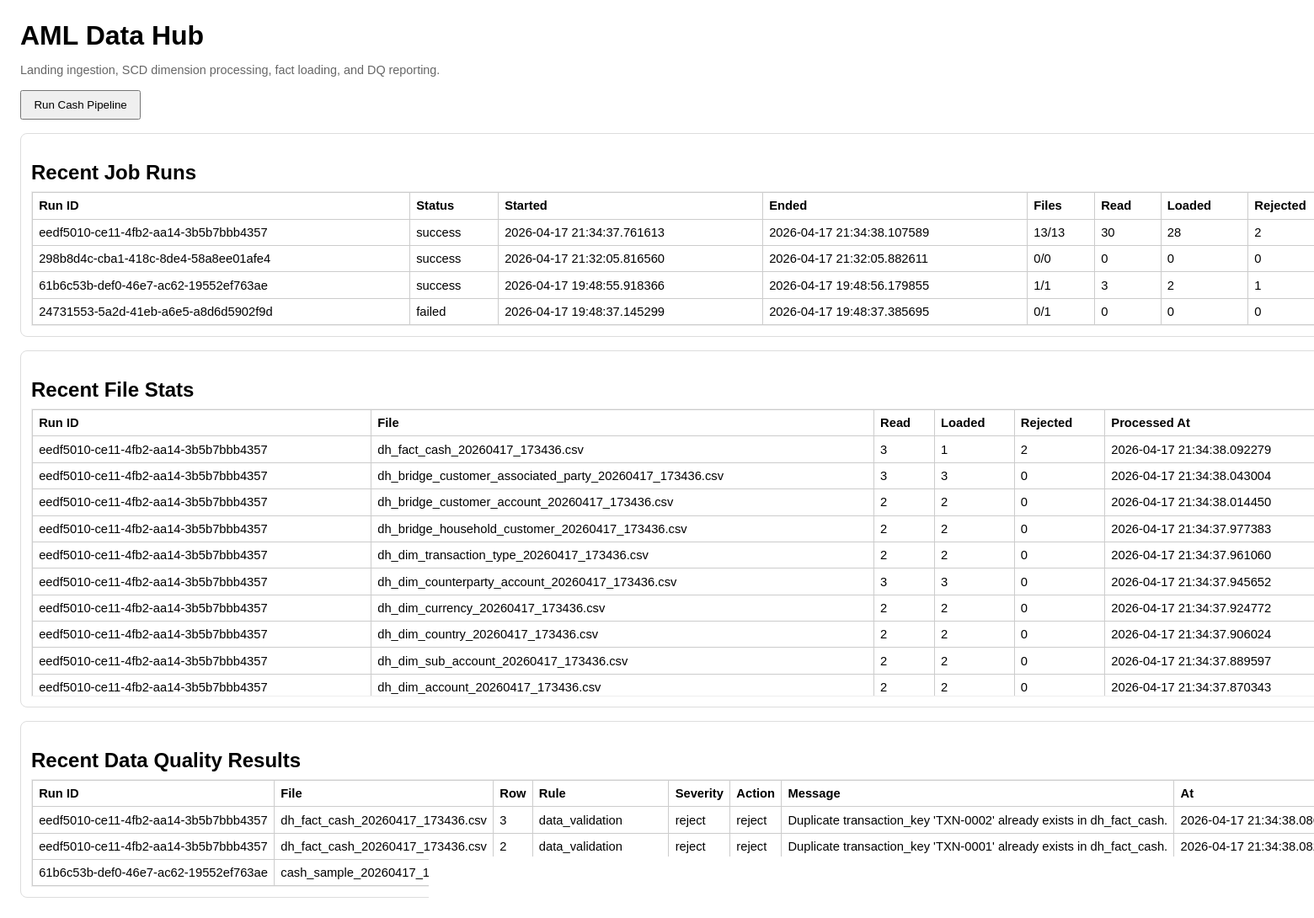
The page / on the database its author committed.
### app/models.py (models this page shows)
class DHJobRun(Base):
    __tablename__ = "dh_job_runs"
    job_run_id: Mapped[str] = mapped_column(String(36), primary_key=True)
    job_name: Mapped[str] = mapped_column(String(80), nullable=False)
    started_at: Mapped[datetime] = mapped_column(DateTime, nullable=False)
    ended_at: Mapped[datetime | None] = mapped_column(DateTime)
    status: Mapped[str] = mapped_column(String(20), nullable=False)
    files_seen: Mapped[int] = mapped_column(Integer, default=0, nullable=False)
    files_processed: Mapped[int] = mapped_column(Integer, default=0, nullable=False)
    records_read: Mapped[int] = mapped_column(Integer, default=0, nullable=False)
    records_loaded: Mapped[int] = mapped_column(Integer, default=0, nullable=False)
    records_rejected: Mapped[int] = mapped_column(Integer, default=0, nullable=False)
    notes: Mapped[str | None] = mapped_column(Text)

class DHJobFileStat(Base):
    __tablename__ = "dh_job_file_stats"
    run_file_key: Mapped[str] = mapped_column(String(128), primary_key=True)
    job_run_id: Mapped[str] = mapped_column(String(36), nullable=False, index=True)
    input_file_name: Mapped[str] = mapped_column(String(255), nullable=False)
    records_read: Mapped[int] = mapped_column(Integer, default=0, nullable=False)
    records_loaded: Mapped[int] = mapped_column(Integer, default=0, nullable=False)
    records_rejected: Mapped[int] = mapped_column(Integer, default=0, nullable=False)
    processed_at: Mapped[datetime] = mapped_column(DateTime, nullable=False)

class DHDQResult(Base):
    __tablename__ = "dh_dq_results"
    dq_result_id: Mapped[str] = mapped_column(String(64), primary_key=True)
    job_run_id: Mapped[str] = mapped_column(String(36), nullable=False, index=True)
    input_file_name: Mapped[str] = mapped_column(String(255), nullable=False)
    row_number: Mapped[int] = mapped_column(Integer, nullable=False)
    entity_name: Mapped[str] = mapped_column(String(80), nullable=False)
    rule_name: Mapped[str] = mapped_column(String(120), nullable=False)
    severity: Mapped[str] = mapped_column(String(20), nullable=False)
    action_taken: Mapped[str] = mapped_column(String(20), nullable=False)  # pass|reject
    message: Mapped[str] = mapped_column(Text, nullable=False)
    created_at: Mapped[datetime] = mapped_column(DateTime, nullable=False)

### app/main.py (the view)
@app.get("/", response_class=HTMLResponse)
def home(request: Request, db: Session = Depends(get_db)):
    latest_runs = db.execute(select(DHJobRun).order_by(desc(DHJobRun.started_at)).limit(10)).scalars().all()
    latest_dq = db.execute(select(DHDQResult).order_by(desc(DHDQResult.created_at)).limit(25)).scalars().all()
    latest_files = db.execute(select(DHJobFileStat).order_by(desc(DHJobFileStat.processed_at)).limit(20)).scalars().all()
    return templates.TemplateResponse(
        "index.html",
        {
            "request": request,
            "latest_runs": latest_runs,
            "latest_dq": latest_dq,
            "latest_files": latest_files,
        },
    )

### templates/index.html (shortened to what this page needs)
<!doctype html>
<html lang="en">
<head>
</head>
<body>
  <h1>AML Data Hub</h1>
  <p class="muted">Landing ingestion, SCD dimension processing, fact loading, and DQ reporting.</p>
  <div class="controls">
    <button onclick="runJob()">Run Cash Pipeline</button>
  </div>
  <div class="grid">
    <div class="card">
      <h2>Recent Job Runs</h2>
      <div class="table-wrap">
        <table>
          <thead>
            <tr>
              <th>Run ID</th><th>Status</th><th>Started</th><th>Ended</th><th>Files</th><th>Read</th><th>Loaded</th><th>Rejected</th>
            </tr>
          </thead>
          <tbody>
            {% for r in latest_runs %}
            <tr>
              <td>{{ r.job_run_id }}</td>
              <td>{{ r.status }}</td>
              <td>{{ r.started_at }}</td>
              <td>{{ r.ended_at or '' }}</td>
              <td>{{ r.files_processed }}/{{ r.files_seen }}</td>
              <td>{{ r.records_read }}</td>
              <td>{{ r.records_loaded }}</td>
              <td>{{ r.records_rejected }}</td>
            </tr>
            {% endfor %}
          </tbody>
        </table>
      </div>
    </div>
    <div class="card">
      <h2>Recent File Stats</h2>
      <div class="table-wrap">
        <table>
          <thead><tr><th>Run ID</th><th>File</th><th>Read</th><th>Loaded</th><th>Rejected</th><th>Processed At</th></tr></thead>
          <tbody>
            {% for f in latest_files %}
            <tr>
              <td>{{ f.job_run_id }}</td>
              <td>{{ f.input_file_name }}</td>
              <td>{{ f.records_read }}</td>
              <td>{{ f.records_loaded }}</td>
              <td>{{ f.records_rejected }}</td>
              <td>{{ f.processed_at }}</td>
            </tr>
            {% endfor %}
          </tbody>
        </table>
      </div>
    </div>
    <div class="card">
      <h2>Recent Data Quality Results</h2>
      <div class="table-wrap">
        <table>
          <thead><tr><th>Run ID</th><th>File</th><th>Row</th><th>Rule</th><th>Severity</th><th>Action</th><th>Message</th><th>At</th></tr></thead>
          <tbody>
            {% for d in latest_dq %}
            <tr>
              <td>{{ d.job_run_id }}</td>
              <td>{{ d.input_file_name }}</td>
              <td>{{ d.row_number }}</td>
              <td>{{ d.rule_name }}</td>
              <td>{{ d.severity }}</td>
              <td>{{ d.action_taken }}</td>
              <td>{{ d.message }}</td>
              <td>{{ d.created_at }}</td>
            </tr>
            {% endfor %}
          </tbody>
        </table>
      </div>
    </div>
  </div>
</body>
</html>

### templates/index.html (style rules this page uses)
body { font-family: Arial, sans-serif; margin: 1.5rem; }
h1, h2 { margin-bottom: 0.5rem; }
.controls { margin: 1rem 0; }
button { padding: 0.5rem 0.9rem; cursor: pointer; }
.table-wrap { overflow: auto; max-height: 340px; border: 1px solid #eee; }
table { border-collapse: collapse; width: max-content; min-width: 100%; margin: 0; }
th, td { border: 1px solid #ccc; padding: 0.45rem; text-align: left; font-size: 0.92rem; }
.grid { display: grid; grid-template-columns: 1fr; gap: 1rem; }
.card { border: 1px solid #ddd; border-radius: 8px; padding: 0.75rem; }
.muted { color: #666; font-size: 0.9rem; }

### rows shown on the page
DHJobRun: job_run_id "eedf5010-ce11-4fb2-aa14-3b5b7bbb4357", status "success", started_at "2026-04-17 21:34:37.761613", ended_at "2026-04-17 21:34:38.107589", files_processed "13", files_seen "13", records_read "30", records_loaded "28", records_rejected "2"
DHJobRun: job_run_id "298b8d4c-cba1-418c-8de4-58a8ee01afe4", status "success", started_at "2026-04-17 21:32:05.816560", ended_at "2026-04-17 21:32:05.882611", files_processed "0", files_seen "0", records_read "0", records_loaded "0", records_rejected "0"
DHJobRun: job_run_id "61b6c53b-def0-46e7-ac62-19552ef763ae", status "success", started_at "2026-04-17 19:48:55.918366", ended_at "2026-04-17 19:48:56.179855", files_processed "1", files_seen "1", records_read "3", records_loaded "2", records_rejected "1"
DHJobRun: job_run_id "24731553-5a2d-41eb-a6e5-a8d6d5902f9d", status "failed", started_at "2026-04-17 19:48:37.145299", ended_at "2026-04-17 19:48:37.385695", files_processed "0", files_seen "1", records_read "0", records_loaded "0", records_rejected "0"
DHJobFileStat: job_run_id "eedf5010-ce11-4fb2-aa14-3b5b7bbb4357", input_file_name "dh_fact_cash_20260417_173436.csv", records_read "3", records_loaded "1", records_rejected "2", processed_at "2026-04-17 21:34:38.092279"
DHJobFileStat: job_run_id "eedf5010-ce11-4fb2-aa14-3b5b7bbb4357", input_file_name "dh_bridge_customer_associated_party_20260417_173436.csv", records_read "3", records_loaded "3", records_rejected "0", processed_at "2026-04-17 21:34:38.043004"
DHJobFileStat: job_run_id "eedf5010-ce11-4fb2-aa14-3b5b7bbb4357", input_file_name "dh_bridge_customer_account_20260417_173436.csv", records_read "2", records_loaded "2", records_rejected "0", processed_at "2026-04-17 21:34:38.014450"
DHJobFileStat: job_run_id "eedf5010-ce11-4fb2-aa14-3b5b7bbb4357", input_file_name "dh_bridge_household_customer_20260417_173436.csv", records_read "2", records_loaded "2", records_rejected "0", processed_at "2026-04-17 21:34:37.977383"
DHJobFileStat: job_run_id "eedf5010-ce11-4fb2-aa14-3b5b7bbb4357", input_file_name "dh_dim_transaction_type_20260417_173436.csv", records_read "2", records_loaded "2", records_rejected "0", processed_at "2026-04-17 21:34:37.961060"
DHJobFileStat: job_run_id "eedf5010-ce11-4fb2-aa14-3b5b7bbb4357", input_file_name "dh_dim_counterparty_account_20260417_173436.csv", records_read "3", records_loaded "3", records_rejected "0", processed_at "2026-04-17 21:34:37.945652"
DHJobFileStat: job_run_id "eedf5010-ce11-4fb2-aa14-3b5b7bbb4357", input_file_name "dh_dim_currency_20260417_173436.csv", records_read "2", records_loaded "2", records_rejected "0", processed_at "2026-04-17 21:34:37.924772"
DHJobFileStat: job_run_id "eedf5010-ce11-4fb2-aa14-3b5b7bbb4357", input_file_name "dh_dim_country_20260417_173436.csv", records_read "2", records_loaded "2", records_rejected "0", processed_at "2026-04-17 21:34:37.906024"
DHJobFileStat: job_run_id "eedf5010-ce11-4fb2-aa14-3b5b7bbb4357", input_file_name "dh_dim_sub_account_20260417_173436.csv", records_read "2", records_loaded "2", records_rejected "0", processed_at "2026-04-17 21:34:37.889597"
DHJobFileStat: job_run_id "eedf5010-ce11-4fb2-aa14-3b5b7bbb4357", input_file_name "dh_dim_account_20260417_173436.csv", records_read "2", records_loaded "2", records_rejected "0", processed_at "2026-04-17 21:34:37.870343"
DHDQResult: job_run_id "eedf5010-ce11-4fb2-aa14-3b5b7bbb4357", input_file_name "dh_fact_cash_20260417_173436.csv", row_number "3", rule_name "data_validation", severity "reject", action_taken "reject", message "Duplicate transaction_key 'TXN-0002' already exists in dh_fact_cash.", created_at "2026-04-17…"
DHDQResult: job_run_id "eedf5010-ce11-4fb2-aa14-3b5b7bbb4357", input_file_name "dh_fact_cash_20260417_173436.csv", row_number "2", rule_name "data_validation", severity "reject", action_taken "reject", message "Duplicate transaction_key 'TXN-0001' already exists in dh_fact_cash.", created_at "2026-04-17…"
DHDQResult: job_run_id "61b6c53b-def0-46e7-ac62-19552ef763ae", input_file_name "cash_sample_20260417_154853.csv"
